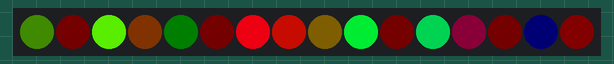
A sketch run on a simulated Arduino Uno, built with avr-gcc and run on an emulated ATmega328P. Parts: 16 RGB LEDs in strip order, left to right. Dim RGB values are drawn brighter than linear; random numbers use the default seed unless the sketch sets one.

Above: at 0.15 s.
At 10.06 s:
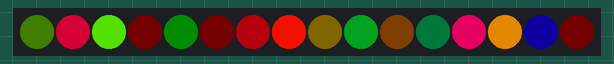
At 15.46 s:
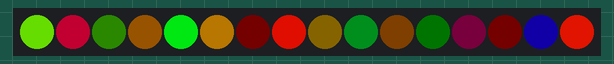
At 19.97 s:
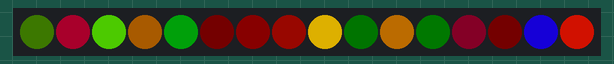
At 27.48 s:
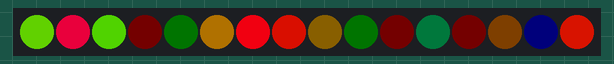
At 39.79 s:
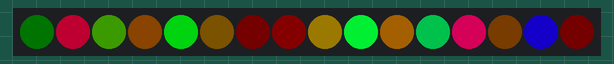

The sketch:

led.ino
```cpp
#include <FastLED.h>

// http://gamesfromwithin.com/stupid-c-tricks-2-better-enums
// namespace LinearLedState
// {
//     enum Enum
//     {
//         Invalid,
//         Run,
//         Exit,
//         Restart,
//         Restore,
//     };
// }


#define NUM_LEDS 16
#define DATA_PIN 2

// enum class led_mode_t {CONSTANT, PULSE_VALUE_LINEAR, PULSE_VALUE_SIN};
// enum class led_grp_mode_t {CONSTANT};

class LED {
    public:
        enum mode_t {CONSTANT, PULSE_VALUE_LINEAR, PULSE_VALUE_SIN};

    private:
        float _hue;
        float _saturation;
        float _value;
        float _max_value;
        float _min_value;

        unsigned short _pulse_value_linear_offset;
        unsigned short _pulse_value_linear_period;

        uint32_t _pulse_value_sin_offset;
        uint8_t _pulse_value_sin_bpm;

        unsigned char _index;
        CRGB * _leds;
        mode_t _mode;

    public:
        LED() {
            init();
        }

        // Constructor
        LED(CRGB * leds, int index) {
            init();
            _leds = leds;
            _index = index;
        }

        void init() {
            _leds = NULL;
            _index = 0;
            _mode = PULSE_VALUE_SIN;

            _hue = 128;
            _saturation = 255;
            _value = 255;
            _max_value = 255;
            _min_value = 40;

            _pulse_value_linear_offset = 0;
            _pulse_value_linear_period = 1000;

            _pulse_value_sin_offset = 0;
            _pulse_value_sin_bpm = 60;

        }

        void link_to_globals(CRGB * leds, int index) {
            _leds = leds;
            _index = index;
        }

        void set_mode(mode_t mode) {
            switch(_mode){
                case CONSTANT:
                    set_mode_constant();
                    break;
                case PULSE_VALUE_LINEAR:
                    set_mode_pulse_value_linear();
                    break;
                case PULSE_VALUE_SIN:
                    set_mode_pulse_value_sin();
                    break;
                default:
                    break;
            }
        }

        void set_mode_constant() {
            _mode = CONSTANT;
        }

        void set_mode_pulse_value_linear() {
            _mode = PULSE_VALUE_LINEAR;
        }

        void set_mode_pulse_value_sin() {
            _mode = PULSE_VALUE_SIN;
        }

        void set_hue(float hue) {
            _hue = hue;
        }

        // Set the value of the pixel
        void set_value(float value) {
            if (value > _max_value) {
                _value = dim8_raw(_max_value);
            } else if (value < _min_value) {
                _value = dim8_raw(_min_value);
            } else {
                _value = dim8_raw(value);
            }
        }

        void set_pulse_value_linear_offset(unsigned short offset) {
            _pulse_value_linear_offset = offset;
        }

        void set_pulse_value_linear_period(unsigned short period) {
            _pulse_value_linear_period = period;
        }

        void set_pulse_value_sin_bpm(uint8_t bpm) {
            _pulse_value_sin_bpm = bpm;
        }

        void set_pulse_value_sin_offset(uint32_t offset) {
            _pulse_value_sin_offset = offset;
        }

        // Top level update
        void update() {
            switch(_mode){
                case CONSTANT:
                    update_constant();
                    break;
                case PULSE_VALUE_LINEAR:
                    update_pulse_value_linear();
                    break;
                case PULSE_VALUE_SIN:
                    update_pulse_value_sin();
                    break;
                default:
                    break;
            }
            _leds[_index].setHSV(_hue, _saturation, _value);
        }

        // Update when in constant mode
        void update_constant() {
            // Nothing to do!
        }

        // Update when in pulse mode
        void update_pulse_value_linear() {
            // Convert the current time to a time in the current period
            float period_time = (millis() + _pulse_value_linear_offset) % _pulse_value_linear_period;

            // Find the middle of this time period
            float mid_time = float(_pulse_value_linear_period) / 2.0;

            // If we should be rising
            if (period_time < mid_time) {
                // Find the percentage between start of period and mid
                float scale = period_time / mid_time;

                // Use percentage as a scale value
                set_value(_min_value + (scale * (_max_value - _min_value)));
            // Else we're falling
            } else {
                // Find the percentage between middle of period and end
                float scale = (period_time - mid_time) / mid_time;

                // Use percentage as a scale value
                set_value(_max_value - (scale * (_max_value - _min_value)));
            }
        }

        void update_pulse_value_sin() {
            set_value(beatsin8(
                _pulse_value_sin_bpm,
                _min_value,
                _max_value,
                _pulse_value_sin_offset
            ));
        }
};

class LEDGroup {
    public:
        enum mode_t {CONSTANT};

    private:
        mode_t _mode;
        uint8_t _num_leds;
        LED * _leds;
        uint8_t * _led_indecies;

        uint8_t _hue;
        uint8_t _saturation;
        uint8_t _value;

    public:
        // Default constructor
        LEDGroup() {
            _mode = CONSTANT;
            _leds = NULL;
            _hue = 128;
            _saturation = 255;
            _value = 255;
        }

        void set_mode(mode_t mode) {
            switch(mode){
                case CONSTANT:
                    set_constant_mode();
                    break;
                default:
                    break;
            }
        }

        void set_constant_mode() {
            _mode = CONSTANT;
            for (int index = 0; index < _num_leds; index++) {
                _leds[_led_indecies[index]].set_mode(LED::CONSTANT);
                _leds[_led_indecies[index]].set_hue(_hue);
                _leds[_led_indecies[index]].set_value(_value);
            }
        }

        void update() {
            switch(_mode){
                case CONSTANT:
                    update_constant();
                    break;
                default:
                    break;
            }
        }

        void update_constant(){
            // Nothing to do!
        }

        void set_hue(uint8_t hue) {
            _hue = hue;
        }

        void set_value(uint8_t value) {
            _value = value;
        }
};

CRGB global_leds[NUM_LEDS];
LED leds[NUM_LEDS];

//LED red, green, blue;


void setup() {
    // put your setup code here, to run once:
    LED::mode_t foo = LED::CONSTANT;
    LEDGroup::mode_t bar = LEDGroup::CONSTANT;


    FastLED.addLeds<NEOPIXEL, DATA_PIN>(global_leds, NUM_LEDS);
    //FastLED.setBrightness(128);

    // indiv RGB
    // red.link_to_globals(global_leds, 0);
    // red.set_hue(0);
    // red.set_pulse_value_sin_bpm(20);
    // red.set_pulse_value_sin_offset(0);

    // green.link_to_globals(global_leds, 5);
    // green.set_hue(96);
    // green.set_pulse_value_sin_bpm(20);
    // green.set_pulse_value_sin_offset(1000);

    // blue.link_to_globals(global_leds, 10);
    // blue.set_hue(160);
    // blue.set_pulse_value_sin_bpm(20);
    // blue.set_pulse_value_sin_offset(2000);


    // Sin fade
    // for (int index = 0; index < NUM_LEDS; index++) {
    //     leds[index].link_to_globals(global_leds, index);
    //     leds[index].set_pulse_value_sin_bpm(15);
    //     leds[index].set_pulse_value_sin_offset(1000*index);
    // }


    // Random rainbow sin
    for (int index = 0; index < NUM_LEDS; index++) {
        leds[index].set_hue(random8());
        leds[index].link_to_globals(global_leds, index);
        leds[index].set_pulse_value_sin_bpm(random8(10,60));
        leds[index].set_pulse_value_sin_offset(random16(6000));
    }


    // Rotating fade
    // for (int index = 0; index < NUM_LEDS; index++) {
    //     leds[index].link_to_globals(global_leds, index);
    //     leds[index].set_pulse_value_period(12000);
    //     leds[index].set_pulse_value_offset((12000/NUM_LEDS) * index);
    // }


    // Random rainbow
    // fill_rainbow(global_leds, NUM_LEDS, 0, 15);
    // for (int index = 0; index < NUM_LEDS; index++) {
    //     leds[index].set_hue(random8());
    //     leds[index].link_to_globals(global_leds, index);
    //     leds[index].set_pulse_value_period(random16(1000, 6000));
    //     leds[index].set_pulse_value_offset(random16(1000));
    //}


    // Print dimming behaviour
    // Serial.begin(9600);
    // for (int index = 0; index < 256; index++) {
    //     Serial.println(index);
    //     Serial.println(dim8_raw(index));
    //     Serial.println(brighten8_raw(index));
    //     Serial.println("---");
    // }
}

void loop() {
    // put your main code here, to run repeatedly:
    for (int index = 0; index < NUM_LEDS; index++) {
        leds[index].update();
    }

    // red.update();
    // blue.update();
    // green.update();

    FastLED.show();

    // Serial.println(millis() - last_update);
    // last_update = millis();
}
```
